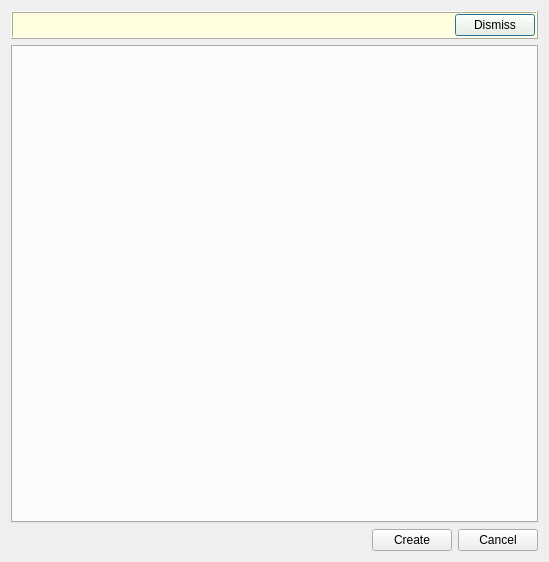
<?xml version="1.0" encoding="UTF-8"?>
<ui version="4.0">
 <class>NewEntryDialog</class>
 <widget class="QDialog" name="NewEntryDialog">
  <property name="geometry">
   <rect>
    <x>0</x>
    <y>0</y>
    <width>549</width>
    <height>562</height>
   </rect>
  </property>
  <property name="windowTitle">
   <string>Dialog</string>
  </property>
  <layout class="QVBoxLayout" name="verticalLayout">
   <item>
    <widget class="QFrame" name="updateFrame">
     <property name="styleSheet">
      <string notr="true">background-color:lightyellow;</string>
     </property>
     <property name="frameShape">
      <enum>QFrame::Box</enum>
     </property>
     <property name="frameShadow">
      <enum>QFrame::Raised</enum>
     </property>
     <layout class="QHBoxLayout" name="horizontalLayout_4" stretch="1,0">
      <property name="leftMargin">
       <number>8</number>
      </property>
      <property name="topMargin">
       <number>1</number>
      </property>
      <property name="rightMargin">
       <number>1</number>
      </property>
      <property name="bottomMargin">
       <number>1</number>
      </property>
      <item>
       <widget class="QLabel" name="updateLabel">
        <property name="text">
         <string/>
        </property>
       </widget>
      </item>
      <item>
       <widget class="QPushButton" name="ignoreButton">
        <property name="text">
         <string>Dismiss</string>
        </property>
       </widget>
      </item>
     </layout>
    </widget>
   </item>
   <item>
    <widget class="VersionEditor" name="tabWidget"/>
   </item>
   <item>
    <layout class="QHBoxLayout" name="horizontalLayout">
     <item>
      <spacer name="horizontalSpacer">
       <property name="orientation">
        <enum>Qt::Horizontal</enum>
       </property>
       <property name="sizeHint" stdset="0">
        <size>
         <width>40</width>
         <height>20</height>
        </size>
       </property>
      </spacer>
     </item>
     <item>
      <widget class="QPushButton" name="createButton">
       <property name="text">
        <string>Create</string>
       </property>
      </widget>
     </item>
     <item>
      <widget class="QPushButton" name="cancelButton">
       <property name="text">
        <string>Cancel</string>
       </property>
      </widget>
     </item>
    </layout>
   </item>
  </layout>
 </widget>
 <customwidgets>
  <customwidget>
   <class>VersionEditor</class>
   <extends>QTabWidget</extends>
   <header>ui/partial/versioneditor.h</header>
   <container>1</container>
  </customwidget>
 </customwidgets>
 <resources/>
 <connections>
  <connection>
   <sender>cancelButton</sender>
   <signal>clicked()</signal>
   <receiver>NewEntryDialog</receiver>
   <slot>reject()</slot>
   <hints>
    <hint type="sourcelabel">
     <x>487</x>
     <y>538</y>
    </hint>
    <hint type="destinationlabel">
     <x>504</x>
     <y>385</y>
    </hint>
   </hints>
  </connection>
  <connection>
   <sender>ignoreButton</sender>
   <signal>clicked()</signal>
   <receiver>updateFrame</receiver>
   <slot>hide()</slot>
   <hints>
    <hint type="sourcelabel">
     <x>494</x>
     <y>21</y>
    </hint>
    <hint type="destinationlabel">
     <x>451</x>
     <y>8</y>
    </hint>
   </hints>
  </connection>
 </connections>
</ui>
